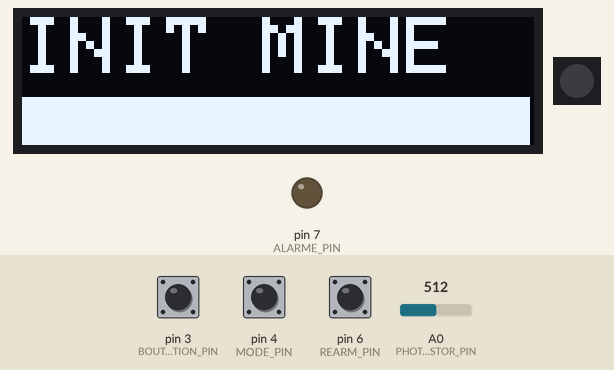
Simulated run of this sketch. Board: Arduino Uno, built with avr-gcc and run on an emulated ATmega328P. Shown: 128×32 one-colour display, 1 RGB LEDs in strip order, left to right, output pins drawn as LEDs (lit = HIGH). The inputs (shaded band) are chosen by the test bench; at power-on: pin 3 (BOUTON_ACTIVATION_PIN) HIGH, A0 (PHOTORESISTOR_PIN) = 512, pin 4 (MODE_PIN) HIGH, pin 6 (REARM_PIN) HIGH. What the sketch prints to the serial monitor is not drawn.

Above: at 3.1 s.
At 4.8 s:
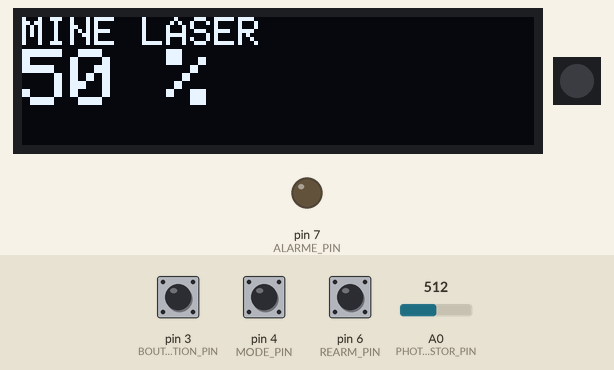
4.9 s: pin 3 (BOUTON_ACTIVATION_PIN) pulled LOW for 0.15 s
At 5.17 s:
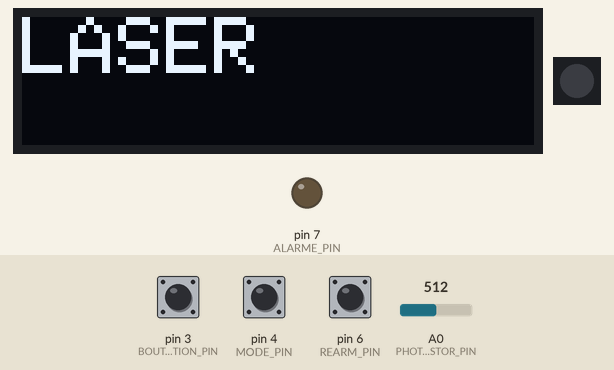
8.6 s: A0 (PHOTORESISTOR_PIN) set to 397
11.6 s: A0 (PHOTORESISTOR_PIN) set to 375
At 17.5 s:
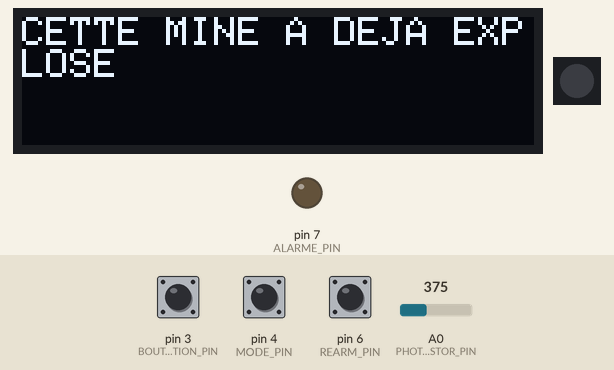
Timing chart, 0 to 25.2 s (numbered marks = the images above; inputs shaded):
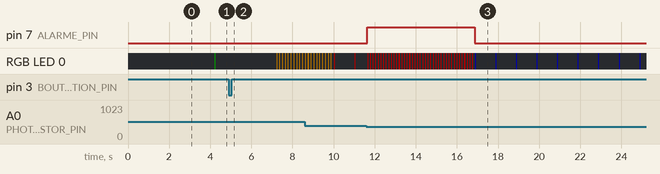

The sketch:

mineLaserFilaire01.ino
```cpp
// (licence header left out)
/*
 * ----------------------------------------------------------------------------
 * Ce montage permet de simuler une bombe/mine laser pour un jeu de role
 * grandeur nature ou une partie d'airsoft
 * !! CE N'EST PAS UNE VERITABLE BOMBE !!
 *
 * Vous aurez besoin
 * une carte Arduino uno ou nano
 * un photoresistor et d'une résistance 10 kOhms
 * une diode laser 5v
 * des fils et un jumper (cavalier) type carte mere de PC
 * une alarme 5-12v et un mosfet 2N7000
 * une LED neopixel ou ws2811
 * une bouton poussoir NO (Normally Open)
 * un interrupteur on/off
 * un jumper de carte mere de PC ou un interrupteur on/off
 * un ecran OLED SSD1306 128x32
 *
 * Vous aurez besoin d'installer les bibliothèques
 * FastLED.h
 * Adafruit_GFX.h
 * Adafruit_SSD1306.h
 * ----------------------------------------------------------------------------
 */

/*
 * ----------------------------------------------------------------------------
 * PINOUT
 * A0     PHOTORESISTOR_PIN       photoresistor
 * D2     LED_DATA_PIN            led RGB neoPixel ou ws2811
 * D3     BOUTON_ACTIVATION_PIN   bouton d'activation
 * D4     MODE_PIN      		      interrupteur choix du mode laser ou filaire
 * D5     FIL_PIEGE_PIN           fil piege
 * D6     REARM_PIN 6             jumper/interrupteur pour rearmement
 * D7     ALARME_PIN              mosfet + alarme
 * A4     SDA                     pin SDA du bus I²C
 * A5     SCL                     pin SCL du bus I²C
 *
 * ----------------------------------------------------------------------------
 */


// LED RGB
#include <FastLED.h>  // https://github.com/FastLED/FastLED

#define NB_LEDS 1
#define LED_DATA_PIN 2

// tableau de leds neopixel
CRGB leds[NB_LEDS];

// COMMANDES & LASER
#define PHOTORESISTOR_PIN A0
#define BOUTON_ACTIVATION_PIN 3
#define MODE_PIN 4
#define FIL_PIEGE_PIN 5
#define REARM_PIN 6
#define ALARME_PIN 7

int laserValeurReference;
int laserMarge = 15;
int laserValeurActuelle;

// STATUT DE LA MINE
enum {MINE_ALLUMEE, MINE_LASER_CALIBRAGE, MINE_LASER_ACTIVE, MINE_FIL_PIEGE_ACTIVE, MINE_EXPLOSEE};
byte statutMine = MINE_ALLUMEE;

// OLED
#include <SPI.h>
#include <Wire.h>
#include <Adafruit_GFX.h>       // https://github.com/adafruit/Adafruit-GFX-Library
#include <Adafruit_SSD1306.h>   // https://github.com/adafruit/Adafruit_SSD1306

#define OLED_LARGEUR 128 // largeur de l'ecran OLED, en pixels
#define OLED_HAUTEUR 32 // hauteur de l'ecran OLED, en pixels

// declaration d'un ecran OLED
#define OLED_RESET -1
Adafruit_SSD1306 display(OLED_LARGEUR, OLED_HAUTEUR, &Wire, OLED_RESET);

// DELAI ALARME
#define DELAI_ALARME 5 // durée de l'alarme en seconde
unsigned long int previousMillisAlarme;
unsigned long int currentMillisAlarme;
unsigned long int intervalAlarme;

// HEARTBEAT
unsigned long int previousMillisHB;
unsigned long int currentMillisHB;
unsigned long int intervalHB;

// DIVERS
bool animationUneFois = true;
bool appuiLong = false;

// CHEATCODE
#define TAILLE_CHEATCODE 4
byte sequenceCheatCode[TAILLE_CHEATCODE] = {1,0,0,1};
byte cheatCodeActuel[TAILLE_CHEATCODE];
bool statutInterrupteurPrecedent;

/*
 * ----------------------------------------------------------------------------
 * SETUP
 * ----------------------------------------------------------------------------
 */
void setup()
{
  Serial.begin(115200);

  // LED RGB
  // pour utiliser une led ws2811
  //FastLED.addLeds<WS2811, LED_DATA_PIN>(leds, NB_LEDS);
  // pour utiliser une led adafruit neopixel
  FastLED.addLeds<NEOPIXEL, LED_DATA_PIN>(leds, NB_LEDS);
  FastLED.setBrightness(50);

  // COMMANDES & LASER
  pinMode(PHOTORESISTOR_PIN, INPUT);

  pinMode(FIL_PIEGE_PIN, INPUT);
  digitalWrite(FIL_PIEGE_PIN, HIGH);

  pinMode(BOUTON_ACTIVATION_PIN, INPUT);
  digitalWrite(BOUTON_ACTIVATION_PIN, HIGH);

  pinMode(MODE_PIN, INPUT);
  digitalWrite(MODE_PIN, HIGH);

  pinMode(ALARME_PIN, OUTPUT);
  digitalWrite(ALARME_PIN, LOW);

  // REARMEMENT
  pinMode(REARM_PIN, INPUT);
  digitalWrite(REARM_PIN, HIGH);

  // INITIALISER cheatCodeActuel
  for (int i=0;i<TAILLE_CHEATCODE;i++)
  {
	cheatCodeActuel[i] = 9;
  }

  // OLED
  // SSD1306_SWITCHCAPVCC = generate display voltage from 3.3V internally
  if(!display.begin(SSD1306_SWITCHCAPVCC, 0x3C))  // addresse i2c : 0x3C
  {
    Serial.println(F("SSD1306 erreur"));
    for(;;); // bloquer le programme
  }

  // texte en blanc
  display.setTextColor(SSD1306_WHITE);

  // animation de mise en route
  afficheText("INIT MINE", 2, true, true);
  for (int i=0;i<OLED_LARGEUR;i++)
  {
    display.fillRect(0,20,i,15,SSD1306_WHITE);
    display.display();
    delay(10);
  }

  delay(200);

  // DELAI ALARME
  intervalAlarme = DELAI_ALARME * 1000;

  // HEARTBEAT
  previousMillisHB = millis();
  currentMillisHB = previousMillisHB;
  intervalHB = 1000;

  // DIVERS
  animationUneFois = true;
  display.clearDisplay();

  Serial.println("START !!!");
}
/*
 * ----------------------------------------------------------------------------
 * FIN DU SETUP
 * ----------------------------------------------------------------------------
 */


/*
 * ----------------------------------------------------------------------------
 * LOOP
 * ----------------------------------------------------------------------------
 */
void loop()
{
  // loop en fonction du statut de la mine
  switch (statutMine)
  {
    case MINE_ALLUMEE:
      // attendre l'activation
      mineAllumee();
    break;

    case MINE_LASER_CALIBRAGE:
      // calibrer la luminosité sur le photoresistor
      laser_calibrage();
    break;

    case MINE_LASER_ACTIVE:
      // le laser est en position, la mine est active
      mineLaserActive();
    break;

    case MINE_FIL_PIEGE_ACTIVE:
      // le fil piege de la mine est actif
      mineFilPiegeActive();
    break;

    case MINE_EXPLOSEE:
      // animation d'explosion
      mineExplosee();
    break;

    default:
      // rien a faire
    break;
  }
}
/*
 * ----------------------------------------------------------------------------
 * FIN DU LOOP
 * ----------------------------------------------------------------------------
 */


/*
 * ----------------------------------------------------------------------------
 * FONCTIONS ADDITIONNELLES
 * ----------------------------------------------------------------------------
 */

// attendre l'activation
void mineAllumee()
{
  // heartbeat
  currentMillisHB = millis();
  if(currentMillisHB - previousMillisHB > intervalHB)
  {
    previousMillisHB = currentMillisHB;

    if (digitalRead(MODE_PIN))
    {
      clignoteLed(0,CRGB::Green, 1);

      char pourcent[6];
      sprintf(pourcent, "%d %%", (map(lirePhotoresistor(5),0,1024,0,100)));
      afficheText("MINE LASER", 1, true, false);
      afficheText(pourcent, 2, false, true);
    }
    else
    {
      clignoteLed(0,CRGB::Green, 2);
      afficheText("MINE FILAIRE", 1, true, false);

      if (digitalRead(FIL_PIEGE_PIN)==HIGH)
      {
        afficheText("DANGER !!", 2, false, true);
      }
      else
      {
        afficheText("PRETE", 2, false, true);
      }
    }
  }

  // detection de l'activation par le bouton poussoir
  if (appuiSurBouton(BOUTON_ACTIVATION_PIN))
  {
    if (digitalRead(MODE_PIN))
    {
      statutMine = MINE_LASER_CALIBRAGE;
      statutInterrupteurPrecedent = 1;
      Serial.println("ACTIVATION DU MODE LASER");

      for (int i=0;i<5;i++)
      {
        afficheText("LASER", 2, true, true);
        delay(200);
        afficheText("", 2, true, true);
        delay(200);
      }
    }
    else
    {
      statutMine = MINE_FIL_PIEGE_ACTIVE;
      statutInterrupteurPrecedent = 0;
      Serial.println("ACTIVATION DU MODE FIL PIEGE");

      for (int i=0;i<5;i++)
      {
        afficheText("FILAIRE", 2, true, true);
        delay(200);
        afficheText("", 2, true, true);
        delay(200);
      }
    }
  }
}


// calculer la luminosité sur le photoresistor
void laser_calibrage()
{
  laserValeurReference = 0;
  laserValeurActuelle = 0;

  Serial.println("CALIBRAGE");
  afficheText("CALIBRAGE", 2, true, false);

  for (int i=0;i<20;i++)
  {
    laserValeurActuelle+=lirePhotoresistor(5);

    // animation de calibrage
    display.fillRect(0,20,(i*OLED_LARGEUR/20),15,SSD1306_WHITE);
    display.display();
    clignoteLed(0, CRGB::Orange, 1);
  }

  laserValeurActuelle/=20;
  laserValeurReference = laserValeurActuelle;
  Serial.print("laserValeurReference: ");
  Serial.println(laserValeurReference);

  // vider l'ecran oled
  display.clearDisplay();
  display.display();

  // activer la mine laser
  statutMine = MINE_LASER_ACTIVE;
}


// la mine laser est activee
void mineLaserActive()
{
  // mesurer le laser sur le photoresistor
  laserValeurActuelle = lirePhotoresistor(5);

  // check si le laser est coupé
  int margeActuelle = (float) (laserValeurReference-laserValeurActuelle) / (float) laserValeurReference * 100;

  if (margeActuelle >= laserMarge)
  {
    // le laser est coupé, la mine explose
    statutMine = MINE_EXPLOSEE;
  }

  // heartbeat
  currentMillisHB = millis();
  if(currentMillisHB - previousMillisHB > intervalHB)
  {
    previousMillisHB = currentMillisHB;

    // faire clignoter l'ecran OLED
    afficheText("LASER", 2, true, false);
    afficheText("ACTIF", 2, false, true);

    // faire clignoter la led
    clignoteLed(0, CRGB::Red, 1);
    afficheText("", 2, true, true);

    // sortie valeur actuelle
    Serial.println(laserValeurActuelle);
  }

  // gerer le cheatcode
  manageCheatcode();
}


// la mine filaire est activee
void mineFilPiegeActive()
{
  // check sur le fil piege
  int compteurDelai = 0;

  if (digitalRead(FIL_PIEGE_PIN)==HIGH)
  {
    delay(10);
    while( (digitalRead(FIL_PIEGE_PIN)==HIGH) && (compteurDelai<5) )
    {
      // debounce
      delay(50);
      compteurDelai++;
    }
  }

  if (compteurDelai == 5)
  {
    // le fil piege a ete retire, faire exploser la mine
    statutMine = MINE_EXPLOSEE;
  }

  // heartbeat
  currentMillisHB = millis();
  if(currentMillisHB - previousMillisHB > intervalHB)
  {
    previousMillisHB = currentMillisHB;

    // faire clignoter l'ecran OLED
    afficheText("FIL ACTIF", 2, true, true);

    // faire clignoter la led
    clignoteLed(0, CRGB::Red, 1);
    afficheText("", 2, true, true);
  }

  // gerer le cheatcode
  manageCheatcode();
}


// la mine explose
void mineExplosee()
{
  if (animationUneFois)
  {
    // animation d'explosion
    animationUneFois = false;

    // vider l'ecran oled
    display.clearDisplay();
    display.display();

    Serial.println("BOOM !!!");

    previousMillisAlarme = millis();
    currentMillisAlarme = previousMillisAlarme;

    // activer l'alarme
    digitalWrite(ALARME_PIN, HIGH);

    // faire clignoter la led et l'ecran oled
    while(currentMillisAlarme - previousMillisAlarme < intervalAlarme)
    {
      currentMillisAlarme = millis();

      afficheText("BOOM", 3, true, true);
      clignoteLed(0, CRGB::Red, 1);
      afficheText("", 2, true, true);
    }

    // desactiver l'alarme
    digitalWrite(ALARME_PIN, LOW);
  }

  // la mine a deja explosee
  // heartbeat
  currentMillisHB = millis();
  if(currentMillisHB - previousMillisHB > intervalHB)
  {
    previousMillisHB = currentMillisHB;
    afficheText("CETTE MINE A DEJA EXPLOSE", 1, true, true);
    clignoteLed(0, CRGB::Blue, 1);
  }

  // rearmer la mine si le jumper REARM_PIN est présent
  if(digitalRead(REARM_PIN)==LOW)
  {
    animationUneFois = true;
	  statutMine = MINE_LASER_CALIBRAGE;
    Serial.println("LA MINE EST REARMEE");
    afficheText("LA MINE EST REARMEE", 1, true, true);
    delay(2000);
  }
}


// lire le photoresistor cX fois
int lirePhotoresistor(int cX)
{
  int resultat = 0;
  for (int i=0;i<cX;i++)
  {
    resultat+=analogRead(PHOTORESISTOR_PIN);
    delay(5);
  }

  resultat/=cX;

  return(resultat);
}


// gestion d'un bouton poussoir
bool appuiSurBouton(int b)
{
  unsigned long int previousMillisPush = millis();

  if ( (digitalRead(b)==LOW) && (!appuiLong) )
  {
    delay(50);
    while( (digitalRead(b)==LOW) && (!appuiLong) )
    {
      if ( (millis()-previousMillisPush) > 3000 )
      {
        appuiLong = true;
        Serial.println("APPUI LONG");
      }
      // debounce delay
      delay(50);
    }
    return true;
  }
  else
  {
    if ( (digitalRead(b)==HIGH) && appuiLong )
    {
      appuiLong = false;
      Serial.println("APPUI LONG TERMINE");
    }
    return false;
  }
}


// faire clignoter cX fois la led cLed avec la couleur cCouleur
void clignoteLed(int cLed, CRGB cCouleur, int cX)
{
  for (int i=0;i<cX;i++)
  {
    leds[cLed] = cCouleur;
    FastLED.show();
    delay(50);
    leds[cLed] = CRGB::Black;
    FastLED.show();
    delay(50);
  }
}


// afficher un texte sur l'ecran OLED
void afficheText(char texteAAfficher[], int taillePolice, bool videEcran, bool changementEcran)
{
  if (videEcran)
  {
    display.clearDisplay();
    display.setCursor(0, 0);
  }

  display.setTextSize(taillePolice);
  display.println(texteAAfficher);

  if(changementEcran)
  {
    display.display();
  }
}


// gestion du cheatcode
void manageCheatcode()
{
  bool changement = false;

  // check si appui sur MODE_PIN
  if (digitalRead(MODE_PIN) != statutInterrupteurPrecedent)
  {
    statutInterrupteurPrecedent = !statutInterrupteurPrecedent;

    for (int i=1;i<TAILLE_CHEATCODE;i++)
    {
      cheatCodeActuel[i-1] = cheatCodeActuel[i];
    }
    cheatCodeActuel[TAILLE_CHEATCODE-1] = 1;
    changement = true;

    // sortie serial.print
    Serial.println("sw");
    for (int i=0;i<TAILLE_CHEATCODE;i++)
    {
      Serial.print(cheatCodeActuel[i]);
      Serial.print(" ");
    }
    Serial.println(" ");
  }

  // check si appui sur BOUTON_ACTIVATION_PIN
  if (appuiSurBouton(BOUTON_ACTIVATION_PIN))
  {
    for (int i=1;i<TAILLE_CHEATCODE;i++)
    {
      cheatCodeActuel[i-1] = cheatCodeActuel[i];
    }
    cheatCodeActuel[TAILLE_CHEATCODE-1] = 0;
    changement = true;

    // sortie serial.print
    Serial.println("but");
    for (int i=0;i<TAILLE_CHEATCODE;i++)
    {
      Serial.print(cheatCodeActuel[i]);
      Serial.print(" ");
    }
    Serial.println(" ");
  }

  if (changement)
  {
    // verifier si le cheatCodeActuel est le bon
    bool flagOK = true;
    for (int i=0;i<TAILLE_CHEATCODE;i++)
    {
      if (cheatCodeActuel[i] != sequenceCheatCode[i])
      {
        flagOK = false;
      }
    }

    if (flagOK)
    {
      // cheatCodeActuel est correct
      // reinitialiser cheatCodeActuel
      for (int i=0;i<TAILLE_CHEATCODE;i++)
      {
        cheatCodeActuel[i] = 9;
      }

      // reset variables
      animationUneFois = true;
      statutMine = MINE_ALLUMEE;

      // serial print & oled
      Serial.println("MINE DESACTIVATEE");

      afficheText("MINE", 2, true, false);
      afficheText("DESACTIVATEE", 1, false, true);
      delay(2000);
    }
  }
}
/*
 * ----------------------------------------------------------------------------
 * FIN DU FONCTIONS ADDITIONNELLES
 * ----------------------------------------------------------------------------
 */
```

Measured:
- the behaviour switches between 387 and 386 on A0 (PHOTORESISTOR_PIN) (found by bisection; images 2 and 3)
- after the input at 4.9 s, the display: changes after 0.16 s (image 2)
- after the input at 11.6 s, pin 7 (ALARME_PIN): LOW → HIGH at once, → LOW 5.2 s later; the display: first changes after 0.05 s (image 3 shows a later state)
- what the display in image 0 shows lasts 1.2 s, from 3.0 s to 4.2 s
